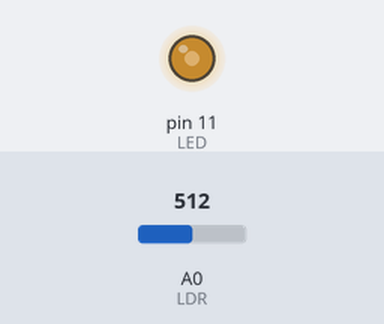
A sketch run on a simulated Arduino Uno, built with avr-gcc and run on an emulated ATmega328P. Parts: output pins drawn as LEDs (lit = HIGH). Inputs (shaded band) come from the test bench; at power-on: A0 (LDR) = 512.

Above: at 1.2 s.
1.3 s: A0 (LDR) set to 306
At 2.0 s:
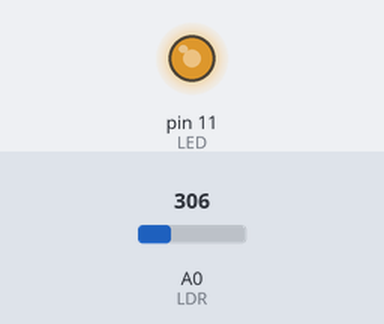
2.8 s: A0 (LDR) set to 122
At 3.2 s:
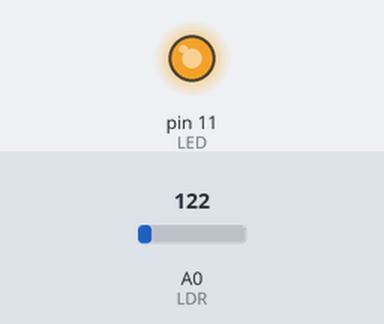
4.3 s: A0 (LDR) set to 900
At 5.5 s:
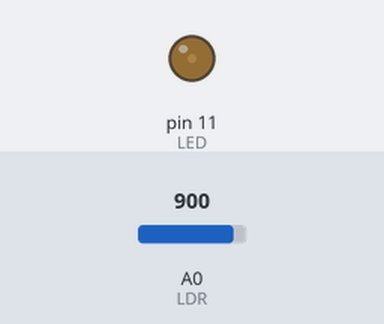
5.8 s: A0 (LDR) set to 1023
At 6.7 s:
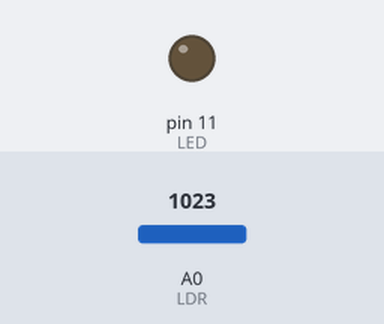
7.3 s: A0 (LDR) set to 511
At 7.8 s:
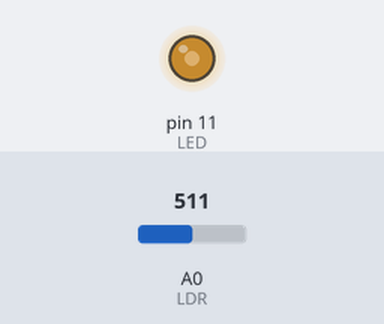
Timing chart, 0 to 9.8 s (numbered marks = the images above; inputs shaded):
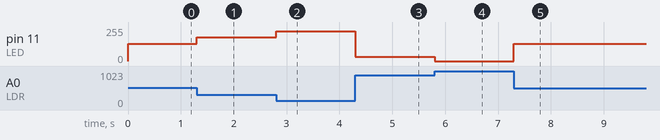

The sketch:

PWM2.ino
```cpp
/*================ E23 == Sose25/26 ==== LPr-Versuch 04 ==== Aufgabe 1b
Steuern Sie die Helligkeit der roten LED an D11 über einen LDR-Sensor3
 am
Analogeingangspin A0 an [vergl. mit Abbildung 1]. Bei AbschaƩung soll die LED an D11
konƟnuierlich mit zunehmender Dunkelheit heller werden, bei Belichtung soll diese LED
konƟnuierlich dunkler werden.
Es soll im Unterschied zu einer ähnlichen Aufgabe bei einem vorangegangenen LPr-Versuch
kein schwellwertabhängiges an- und ausschalten der LED erfolgen.
**************************************************************************
**************************************************************************/
const int LED = 11; // LED pin als D11
const int LDR = A0;  // LDR pin als A0

void setup() {
  // put your setup code here, to run once:
  pinMode(LDR, INPUT);
  pinMode(LED, OUTPUT);
}

void loop() {
  // put your main code here, to run repeatedly:
  int analogWert = analogRead(LDR);
  // Map die 10bits Eingang zu 8bits Ausgang
  int pwm = map(analogWert, 0, 1023, 255, 0);
  // Gib die entsprechende PWM signal lau die Lichtstärke
  analogWrite(LED, pwm);
}
```

Measured:
- after the input at 1.3 s, pin 11 (LED): 128/255 → 179/255 at once
- after the input at 2.8 s, pin 11 (LED): 179/255 → 225/255 at once
- after the input at 4.3 s, pin 11 (LED): 225/255 → 31/255 at once
- after the input at 5.8 s, pin 11 (LED): 31/255 → 0/255 at once
- after the input at 7.3 s, pin 11 (LED): 0/255 → 128/255 at once
